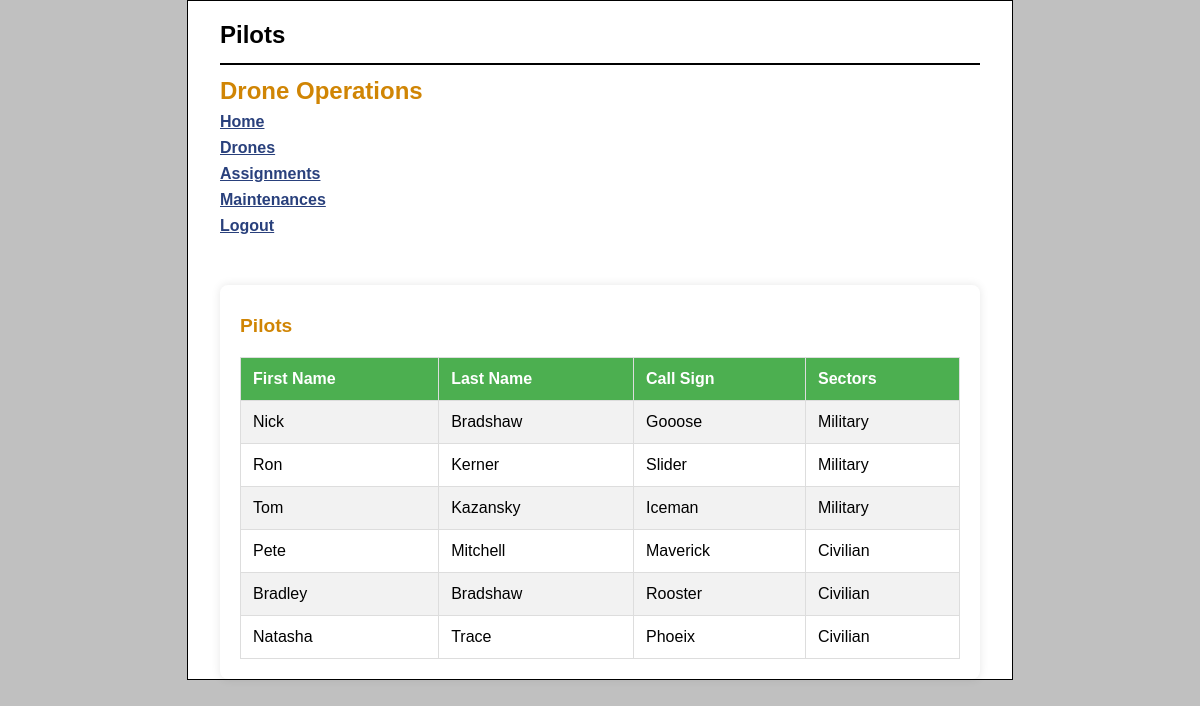
/Backend/index.php (signed in), run on the app's committed database.
### tables this page shows
CREATE TABLE Pilots (
    PilotID INT PRIMARY KEY AUTO_INCREMENT,
    FirstName VARCHAR(55),
    LastName VARCHAR(55),
    SectorID INT,
    CallSign VARCHAR(15),
    PasswordHash VARCHAR(255),
    FOREIGN KEY (SectorID) REFERENCES Sectors(SectorID)
);

CREATE TABLE Sectors (
    SectorID INT PRIMARY KEY AUTO_INCREMENT,
    SectorName VARCHAR(55)
);

### Backend/view/admin_menu.php (the view, shortened to what this page needs)
<?php
    $stmt = $db->query('SELECT FirstName, LastName, CallSign, SectorName
    FROM Pilots INNER JOIN Sectors ON Pilots.SectorID = Sectors.SectorID');
?>
<!DOCTYPE html>
<html>
    <head>
        <link rel="stylesheet" type="text/css" href="main.css"/>
    </head>
    <body>
        <header>
            <h1>Pilots</h1>
        </header>
        <?php
            include("util/nav_menu.php");
        ?>
        <div class="container">
            <h2>Pilots</h2>
            <table>
                <tr>
                    <th>First Name</th>
                    <th>Last Name</th>
                    <th>Call Sign</th>
                    <th> Sectors</th>
                </tr>
                <?php while ($row = $stmt->fetch()): ?>
                    <tr>
                        <td><?php echo htmlspecialchars($row['FirstName']); ?></td>
                        <td><?php echo htmlspecialchars($row['LastName']); ?></td>
                        <td><?php echo htmlspecialchars($row['CallSign']); ?></td>
                        <td><?php echo htmlspecialchars($row['SectorName']); ?></td>
                    </tr>
                <?php endwhile; ?>
            </table>
        </div>
    </body>
</html>

### Backend/index.php (shortened to what this page needs)
<?php
require_once('model/database.php');
$action = filter_input(INPUT_POST, 'action');
if ($action == NULL) {
    $action = filter_input(INPUT_GET, 'action');
    if ($action == NULL) {
        $action = 'show_admin_menu';
    }
}
switch($action) {
        case 'show_admin_menu':
            include("view/admin_menu.php");
            break;
}
?>

### Backend/util/nav_menu.php
<main>
            <h1>Drone Operations</h1>
            <p><a href="index.php?action=show_admin_menu">Home</a></p>
            <p><a href="index.php?action=show_drones">Drones</a></p>
            <p><a href="index.php?action=show_assignments">Assignments</a></p>
            <p><a href="index.php?action=show_Maintenances">Maintenances</a></p>
            <p><a href="index.php?action=logout">Logout</a></p>
 </main>

### Backend/main.css (style rules this page uses)
html { background-color: rgb(192, 192, 192); }
body { font-family: Arial, Helvetica, sans-serif; width: 760px; margin: 0 auto; padding: 0 2em; background-color: white; border: 1px solid black; }
header { border-bottom: 2px solid black; padding: .5em 0; }
header h1 { color: black; }
main { margin-bottom: 1.5em; }
h1 { font-size: 150%; margin: .5em 0 .25em; }
h2 { font-size: 120%; margin: .5em 0; }
h1, h2 { color: rgb(208, 133, 4); }
p { margin: .5em 0; }
a { color: rgb(41, 64, 124); font-weight: bold; }
table { border-collapse: collapse; }
td, th { padding: .2em .5em .2em .5em; vertical-align: top; text-align: left; }

### Backend/view/admin_menu.php (style rules this page uses)
.container { margin: 0 auto; background-color: #fff; padding: 20px; box-shadow: 0 0 10px rgba(0, 0, 0, 0.1); margin-top: 50px; border-radius: 8px; }
table { width: 100%; margin-top: 20px; border-collapse: collapse; }
table, th, td { border: 1px solid #ddd; }
table th, table td { padding: 12px; text-align: left; }
table th { background-color: #4CAF50; color: white; }
table tr:nth-child(even) { background-color: #f2f2f2; }

### data on the page
pilots: FirstName "Nick", LastName "Bradshaw", CallSign "Gooose", SectorID.SectorName "Military"
pilots: FirstName "Ron", LastName "Kerner", CallSign "Slider", SectorID.SectorName "Military"
pilots: FirstName "Tom", LastName "Kazansky", CallSign "Iceman", SectorID.SectorName "Military"
pilots: FirstName "Pete", LastName "Mitchell", CallSign "Maverick", SectorID.SectorName "Civilian"
pilots: FirstName "Bradley", LastName "Bradshaw", CallSign "Rooster", SectorID.SectorName "Civilian"
pilots: FirstName "Natasha", LastName "Trace", CallSign "Phoeix", SectorID.SectorName "Civilian"
